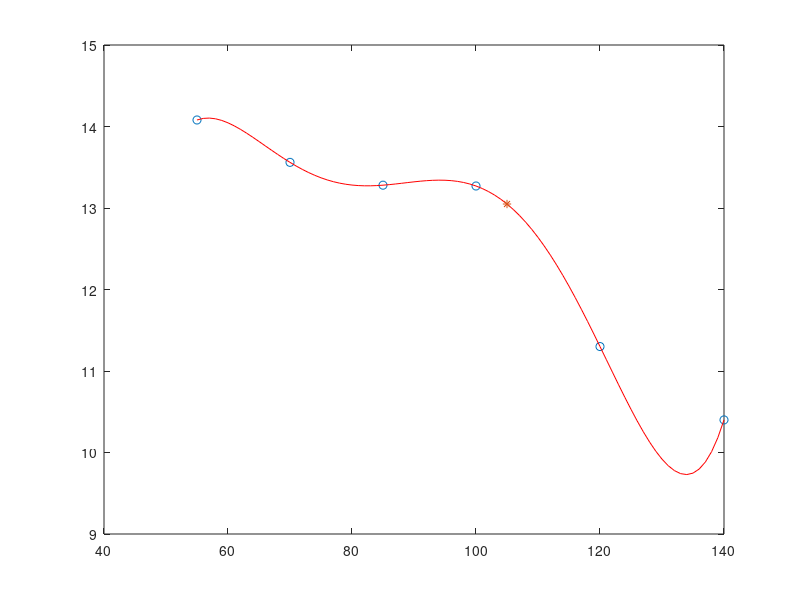

MATLAB code to generate this figure:
clc
clear
format long

x = [55 70 85 100 120 140];
y = [14.08 13.56 13.28 13.27 11.30 10.4];
n = length(x);
xmin = 55;
xmax = 140;

% matriz de x's
for i = 1:n
   for j = 1:n
      A(i,j) = x(i)^(j-1);
   end
end

A
y

% cx^0 + bx^1 + ax^2 = y
c = A\y'

x1 = [xmin:1:xmax];
n1 = length(x1);
% Achando o valor do polinomio nos pontos
for i = 1:n1
    p(i) = 0;
    for j = 1:n
        p(i) = p(i) + c(j)*x1(i)^(j-1);
    end
end
p;

plot(x,y, 'o');
hold on
plot(x1,p, 'r');

y_105 = 0;
for j = 1:n
    y_105 = y_105 + c(j)*105^(j-1);
end
y_105

plot(105,y_105, '*');

pause
